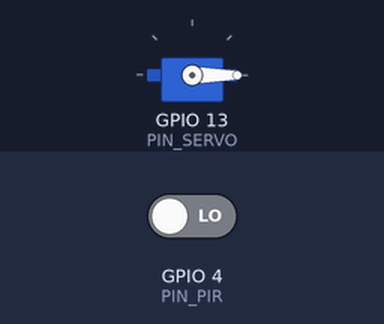
This sketch was run on a simulated ESP32. Parts: servo. The inputs (shaded band) are chosen by the test bench; at power-on: GPIO 4 (PIN_PIR) LOW (analog values on the 0–4095 scale). WiFi joins after 1.5 s; servers stay silent unless stated; uploads are accepted with an empty reply; servo pulses on a pin are drawn as a servo (544–2400 µs = 0–180°); what the sketch prints to the serial monitor is not drawn.

Above: at 2.9 s.
3.0 s: GPIO 4 (PIN_PIR) driven HIGH
At 3.3 s:
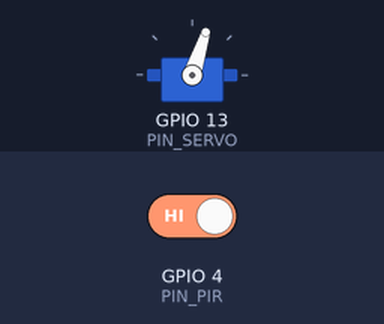
Timing chart, 0 to 9.8 s (numbered marks = the images above; inputs shaded):
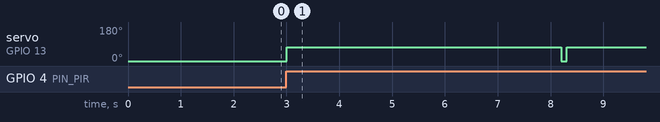

The sketch:

smartdustbin_esp32.ino
```cpp
/*
  SmartBin Cloud — ESP32 Smart Dustbin firmware example
  =====================================================
  Hardware (reference build):
    - ESP32 dev board
    - HC-SR04 ultrasonic sensor  (TRIG=GPIO5, ECHO=GPIO18)  — fill level
    - PIR motion sensor          (OUT=GPIO4)                — auto lid
    - SG90 servo                 (SIGNAL=GPIO13)            — lid actuator
    - Battery voltage divider    (ADC GPIO34)               — battery %

  Behaviour:
    1. PIR detects a person → servo opens lid → closes after 5 s (works offline).
    2. Every REPORT_INTERVAL_MS, telemetry is POSTed to the platform:
         fill %, distance, motion, lid state, battery, temperature(optional).
    3. Ping keep-alive between reports so the bin is not flagged offline.

  Setup:
    - Fill in WIFI_SSID / WIFI_PASSWORD / API_HOST / DEVICE_KEY below.
    - Device key: register a bin in the platform UI → copy the 32-hex key.
    - Arduino IDE: install "ArduinoJson" (Tools → Manage Libraries).

  This sketch sends REAL sensor data — the platform stores it with
  source='device', clearly distinct from simulated demo data.
*/

#include <WiFi.h>
#include <HTTPClient.h>
#include <ArduinoJson.h>

// ── Configuration ────────────────────────────────────────────────────────────
const char* WIFI_SSID     = "YOUR_WIFI_SSID";
const char* WIFI_PASSWORD = "YOUR_WIFI_PASSWORD";

// Where the SmartBin Cloud API is reachable (no trailing slash)
const char* API_HOST = "http://192.168.1.100:3000";

// The device key shown when you registered the bin
const char* DEVICE_KEY = "PASTE_YOUR_32_HEX_DEVICE_KEY";

// Bin interior depth in cm (used to convert distance → fill %)
const float BIN_DEPTH_CM = 120.0;

const unsigned long REPORT_INTERVAL_MS = 60UL * 1000;   // report every 60 s
const unsigned long PING_INTERVAL_MS   = 5UL * 60UL;    // ping every 5 min
const unsigned long LID_HOLD_MS        = 5000;          // keep lid open 5 s

// ── Pins ─────────────────────────────────────────────────────────────────────
const int PIN_TRIG   = 5;
const int PIN_ECHO   = 18;
const int PIN_PIR    = 4;
const int PIN_SERVO  = 13;
const int PIN_BATT   = 34;   // ADC1, via voltage divider

// ── Globals ──────────────────────────────────────────────────────────────────
unsigned long lastReport = 0;
unsigned long lastPing   = 0;

// Minimal servo control without the ESP32Servo library (50 Hz PWM on any GPIO)
#include "driver/ledc.h"

void setupPWM() {
  ledcSetup(0, 50, 16);          // channel 0, 50 Hz, 16-bit resolution
  ledcAttachPin(PIN_SERVO, 0);
}

// Convert degrees (0-180) to LEDC duty at 16-bit resolution / 50 Hz
void servoWriteDegrees(int degrees) {
  const uint32_t frameUs = 20000;                      // 1 / 50 Hz
  uint32_t dutyUs = map(degrees, 0, 180, 500, 2400);   // pulse width
  uint32_t duty   = (uint32_t)((float)dutyUs / frameUs * 65535.0);
  ledcWrite(0, duty);
}

void lidOpen()  { servoWriteDegrees(75); }   // open
void lidClose() { servoWriteDegrees(0); }    // closed

// ── WiFi ─────────────────────────────────────────────────────────────────────
void ensureWiFi() {
  if (WiFi.status() == WL_CONNECTED) return;
  WiFi.begin(WIFI_SSID, WIFI_PASSWORD);
  Serial.print("Connecting WiFi");
  for (int i = 0; i < 30 && WiFi.status() != WL_CONNECTED; i++) {
    delay(500);
    Serial.print(".");
  }
  Serial.println(WiFi.status() == WL_CONNECTED ? " OK" : " FAILED");
}

// ── Sensors ──────────────────────────────────────────────────────────────────
float readDistanceCm() {
  digitalWrite(PIN_TRIG, LOW);  delayMicroseconds(4);
  digitalWrite(PIN_TRIG, HIGH); delayMicroseconds(10);
  digitalWrite(PIN_TRIG, LOW);
  unsigned long dur = pulseIn(PIN_ECHO, HIGH, 30000UL);   // 30 ms timeout
  if (dur == 0) return -1;                                // no echo
  return dur * 0.0343 / 2.0;
}

int readBatteryPercent() {
  // Adjust to your divider: e.g. 2×100k → factor 2, 3.3 V ADC ref
  analogReadResolution(12);
  float v = analogRead(PIN_BATT) * 3.3 / 4095.0 * 2.0;
  // 3.0 V = 0%, 4.2 V = 100% (2S li-ion example — tune for your pack)
  int pct = (int)((v - 3.0) / (4.2 - 3.0) * 100.0);
  return constrain(pct, 0, 100);
}

int fillPercent(float distanceCm) {
  if (distanceCm < 0) return -1;
  float pct = (BIN_DEPTH_CM - distanceCm) / BIN_DEPTH_CM * 100.0;
  return constrain((int)pct, 0, 100);
}

// ── API calls ────────────────────────────────────────────────────────────────
bool postJson(const char* path, const String& body) {
  HTTPClient http;
  String url = String(API_HOST) + path;
  http.begin(url);
  http.addHeader("Content-Type", "application/json");
  http.addHeader("X-Device-Key", DEVICE_KEY);
  http.setTimeout(8000);
  int code = http.POST(body);
  http.end();
  return code >= 200 && code < 300;
}

void sendReport(float distance, int fill, bool motion, bool lidWasOpened, int battery) {
  JsonDocument doc;
  if (fill >= 0)              doc["fill_level"]   = fill;
  if (distance >= 0)          doc["distance_cm"]  = distance;
  doc["motion_detected"] = motion;
  doc["lid_opened"]      = lidWasOpened;
  doc["battery_level"]   = battery;
  // Optional: add "temperature_c" if you wire a DS18B20/DHT22
  // Optional GPS:  doc["latitude"] = …; doc["longitude"] = …;

  String body;
  serializeJson(doc, body);
  bool ok = postJson("/api/devices/ingest", body);
  Serial.printf("Report: fill=%d%% batt=%d%% → HTTP %s\n", fill, battery, ok ? "OK" : "FAIL");
}

void sendPing() {
  postJson("/api/devices/ping", "{}");
  Serial.println("Ping sent");
}

// ── Setup / loop ─────────────────────────────────────────────────────────────
void setup() {
  Serial.begin(115200);
  pinMode(PIN_TRIG, OUTPUT);
  pinMode(PIN_ECHO, INPUT);
  pinMode(PIN_PIR,  INPUT);
  setupPWM();
  lidClose();
  ensureWiFi();
  lastReport = lastPing = millis();
  sendPing();   // announce ourselves immediately
}

void loop() {
  unsigned long now = millis();

  // 1) Auto-lid (local, works even if WiFi is down)
  bool motion = digitalRead(PIN_PIR) == HIGH;
  static bool lidWasOpened = false;
  static unsigned long lidOpenedAt = 0;
  if (motion && lidOpenedAt == 0) {
    lidOpen();
    lidOpenedAt = now;
    lidWasOpened = true;
  }
  if (lidOpenedAt != 0 && now - lidOpenedAt > LID_HOLD_MS) {
    lidClose();
    lidOpenedAt = 0;
  }

  // 2) Telemetry report
  if (now - lastReport > REPORT_INTERVAL_MS) {
    lastReport = now;
    ensureWiFi();
    float distance = readDistanceCm();
    int fill = fillPercent(distance);
    sendReport(distance, fill, motion, lidWasOpened, readBatteryPercent());
    lidWasOpened = false;
  }

  // 3) Keep-alive ping between reports
  if (now - lastPing > PING_INTERVAL_MS) {
    lastPing = now;
    ensureWiFi();
    sendPing();
  }

  delay(100);
}
```

Measured:
- after the input at 3.0 s, servo on GPIO 13 (PIN_SERVO): 0° → 72° at once, → 0° 5.2 s later, → 72° 0.10 s later
